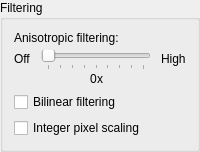
            <widget class="QGroupBox" name="videoFilteringGroupBox">
             <property name="title">
              <string>Filtering</string>
             </property>
             <layout class="QVBoxLayout" name="verticalLayout_9">
              <item>
               <widget class="QFrame" name="anisotropicFrame">
                <layout class="QVBoxLayout" name="verticalLayout_55">
                 <property name="spacing">
                  <number>5</number>
                 </property>
                 <property name="leftMargin">
                  <number>0</number>
                 </property>
                 <property name="topMargin">
                  <number>0</number>
                 </property>
                 <property name="rightMargin">
                  <number>0</number>
                 </property>
                 <property name="bottomMargin">
                  <number>0</number>
                 </property>
                 <item>
                  <widget class="QLabel" name="anisotropicLabel">
                   <property name="text">
                    <string>Anisotropic filtering:</string>
                   </property>
                  </widget>
                 </item>
                 <item>
                  <layout class="QHBoxLayout" name="horizontalLayout_10">
                   <property name="spacing">
                    <number>10</number>
                   </property>
                   <item>
                    <layout class="QHBoxLayout" name="horizontalLayout_33">
                     <property name="topMargin">
                      <number>2</number>
                     </property>
                     <item alignment="Qt::AlignTop">
                      <widget class="QLabel" name="anisotropicOffLabel">
                       <property name="text">
                        <string>Off</string>
                       </property>
                      </widget>
                     </item>
                    </layout>
                   </item>
                   <item>
                    <layout class="QVBoxLayout" name="verticalLayout_46">
                     <property name="spacing">
                      <number>2</number>
                     </property>
                     <item>
                      <widget class="QSlider" name="anisotropicSlider">
                       <property name="maximum">
                        <number>16</number>
                       </property>
                       <property name="singleStep">
                        <number>2</number>
                       </property>
                       <property name="pageStep">
                        <number>2</number>
                       </property>
                       <property name="orientation">
                        <enum>Qt::Horizontal</enum>
                       </property>
                       <property name="invertedAppearance">
                        <bool>false</bool>
                       </property>
                       <property name="invertedControls">
                        <bool>false</bool>
                       </property>
                       <property name="tickPosition">
                        <enum>QSlider::TicksBelow</enum>
                       </property>
                       <property name="tickInterval">
                        <number>2</number>
                       </property>
                      </widget>
                     </item>
                     <item>
                      <layout class="QHBoxLayout" name="horizontalLayout_4">
                       <property name="spacing">
                        <number>0</number>
                       </property>
                       <item>
                        <spacer name="horizontalSpacer_3">
                         <property name="orientation">
                          <enum>Qt::Horizontal</enum>
                         </property>
                         <property name="sizeType">
                          <enum>QSizePolicy::MinimumExpanding</enum>
                         </property>
                         <property name="sizeHint" stdset="0">
                          <size>
                           <width>0</width>
                           <height>0</height>
                          </size>
                         </property>
                        </spacer>
                       </item>
                       <item>
                        <widget class="QLabel" name="anisotropicLabelVal">
                         <property name="sizePolicy">
                          <sizepolicy hsizetype="Fixed" vsizetype="Preferred">
                           <horstretch>0</horstretch>
                           <verstretch>0</verstretch>
                          </sizepolicy>
                         </property>
                         <property name="text">
                          <string notr="true">0</string>
                         </property>
                        </widget>
                       </item>
                       <item>
                        <widget class="QLabel" name="anisotropicXLabel">
                         <property name="sizePolicy">
                          <sizepolicy hsizetype="Fixed" vsizetype="Preferred">
                           <horstretch>0</horstretch>
                           <verstretch>0</verstretch>
                          </sizepolicy>
                         </property>
                         <property name="text">
                          <string notr="true">x</string>
                         </property>
                        </widget>
                       </item>
                       <item>
                        <spacer name="horizontalSpacer_6">
                         <property name="orientation">
                          <enum>Qt::Horizontal</enum>
                         </property>
                         <property name="sizeType">
                          <enum>QSizePolicy::MinimumExpanding</enum>
                         </property>
                         <property name="sizeHint" stdset="0">
                          <size>
                           <width>0</width>
                           <height>0</height>
                          </size>
                         </property>
                        </spacer>
                       </item>
                      </layout>
                     </item>
                    </layout>
                   </item>
                   <item>
                    <layout class="QHBoxLayout" name="horizontalLayout_34">
                     <property name="topMargin">
                      <number>2</number>
                     </property>
                     <item alignment="Qt::AlignTop">
                      <widget class="QLabel" name="anisotropicHighLabel">
                       <property name="text">
                        <string extracomment="The highest of a set of numbers">High</string>
                       </property>
                      </widget>
                     </item>
                    </layout>
                   </item>
                  </layout>
                 </item>
                </layout>
               </widget>
              </item>
              <item>
               <widget class="QCheckBox" name="bilinearCheckBox">
                <property name="toolTip">
                 <string>&lt;html&gt;&lt;head/&gt;&lt;body&gt;&lt;p&gt;When checked, textures use standard PC-style bilinear filtering. When unchecked, GLideN64 uses the Nintendo 64-style 3-point filter.&lt;/p&gt;&lt;/body&gt;&lt;/html&gt;</string>
                </property>
                <property name="text">
                 <string>Bilinear filtering</string>
                </property>
               </widget>
              </item>
              <item>
               <widget class="QCheckBox" name="integerPixelScalingCheckBox">
                <property name="toolTip">
                 <string>&lt;html&gt;&lt;head/&gt;&lt;body&gt;&lt;p&gt;Uses a hybrid integer scaling filter when enlarging the image. This can improve pixel alignment and clarity, but may be slow on low-end GPUs.&lt;/p&gt;&lt;/body&gt;&lt;/html&gt;</string>
                </property>
                <property name="text">
                 <string>Integer pixel scaling</string>
                </property>
               </widget>
              </item>
             </layout>
            </widget>
